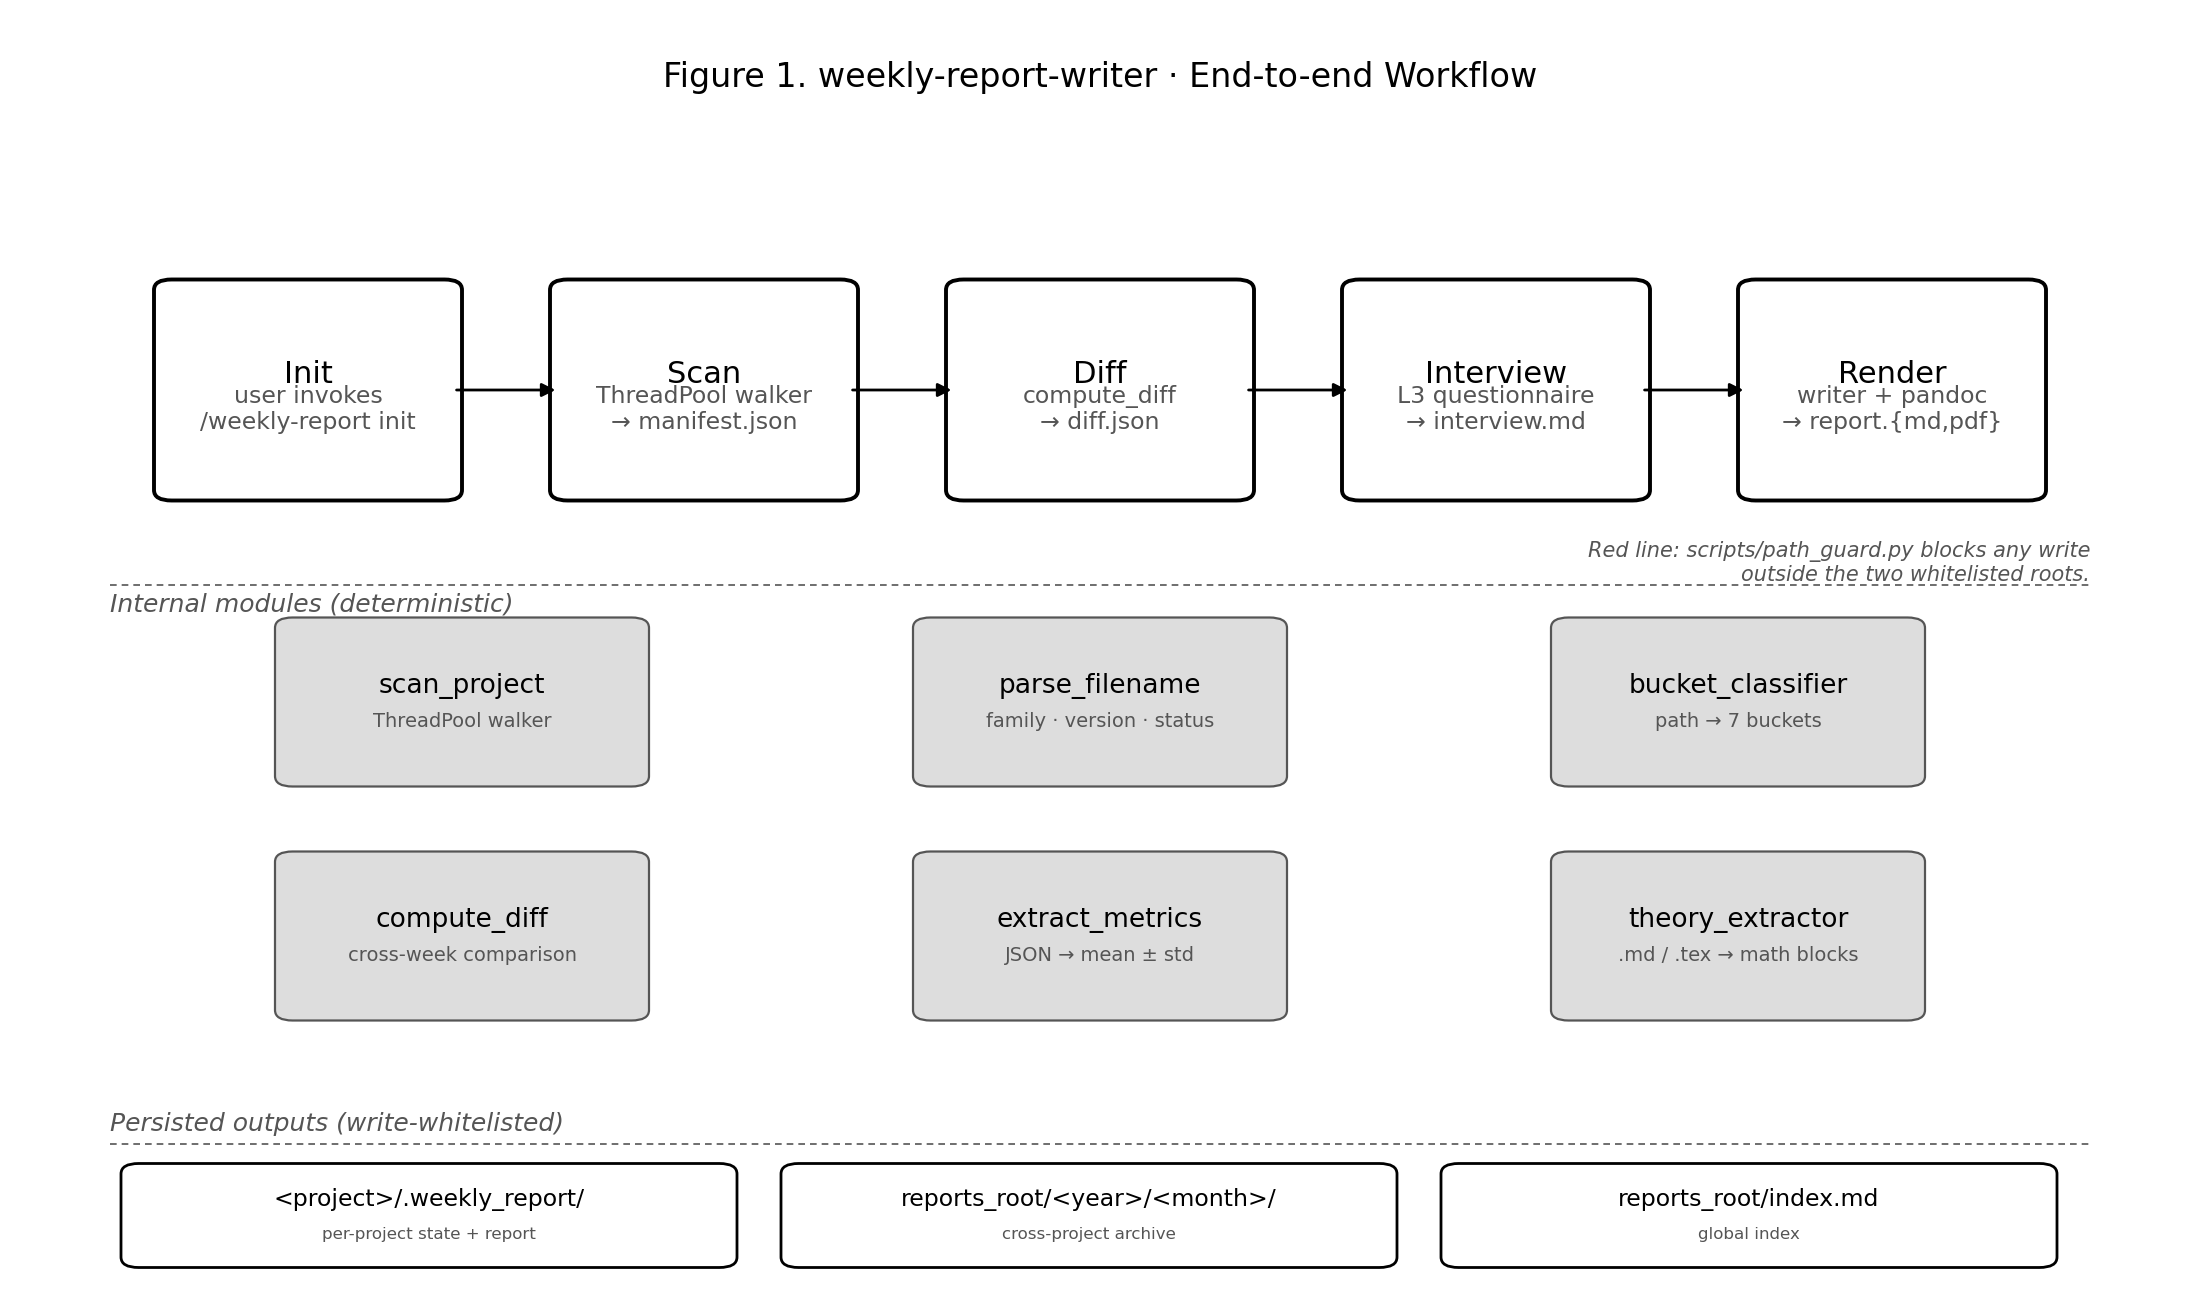

The Python source for this figure:
"""Variant H · Academic Diagram (matplotlib).

Clean academic style — like a figure that goes into a paper or a thesis.
Black & white only, sans-serif labels (Helvetica fallback), boxed nodes,
explicit data flows annotated.

Run:
    python variant-H-academic.py

Output:
    variant-H-academic.png  (landscape, 200 dpi)
"""
from __future__ import annotations
import matplotlib.pyplot as plt
import matplotlib.patches as patches
from pathlib import Path

# --- Palette (3 grays only — academic minimalism) ---
BLACK = "#000000"
GRAY  = "#555555"
LIGHT = "#DDDDDD"
WHITE = "#FFFFFF"

# Landscape layout, suitable for a 2-column paper figure.
W_IN, H_IN = 11.0, 6.5
DPI = 200


def box(ax, x, y, w, h, label, sublabel=None, *, fill=WHITE,
        edge=BLACK, lw=1.2, fontsize=10):
    rect = patches.FancyBboxPatch(
        (x, y), w, h, boxstyle="round,pad=0.005,rounding_size=0.008",
        facecolor=fill, edgecolor=edge, linewidth=lw,
        transform=ax.transAxes,
    )
    ax.add_patch(rect)
    cy = y + h / 2 + (0.012 if sublabel else 0)
    ax.text(x + w / 2, cy, label, fontsize=fontsize, color=BLACK,
            family="sans-serif", weight="medium",
            ha="center", va="center", transform=ax.transAxes)
    if sublabel:
        ax.text(x + w / 2, y + h / 2 - 0.015, sublabel, fontsize=fontsize - 2.5,
                color=GRAY, family="sans-serif",
                ha="center", va="center", transform=ax.transAxes)


def arrow(ax, x0, y0, x1, y1, label=None, *, lw=1.0, label_offset=(0, 0.012)):
    ax.annotate(
        "", xy=(x1, y1), xytext=(x0, y0),
        xycoords="axes fraction", textcoords="axes fraction",
        arrowprops=dict(arrowstyle="-|>", color=BLACK, lw=lw,
                        shrinkA=2, shrinkB=2),
    )
    if label:
        mx, my = (x0 + x1) / 2, (y0 + y1) / 2
        ax.text(mx + label_offset[0], my + label_offset[1], label,
                fontsize=7.5, color=GRAY, family="sans-serif", style="italic",
                ha="center", va="center", transform=ax.transAxes)


def main(out_path: Path):
    fig = plt.figure(figsize=(W_IN, H_IN), dpi=DPI)
    fig.patch.set_facecolor(WHITE)
    ax = fig.add_axes([0, 0, 1, 1])
    ax.set_facecolor(WHITE)
    ax.set_xlim(0, 1)
    ax.set_ylim(0, 1)
    ax.set_axis_off()

    # Title
    ax.text(0.5, 0.94,
            "Figure 1. weekly-report-writer · End-to-end Workflow",
            fontsize=12, color=BLACK, family="sans-serif", weight="medium",
            ha="center", va="center", transform=ax.transAxes)

    # Top row: pipeline (5 stages, left to right)
    stages = [
        ("Init",      "user invokes\n/weekly-report init"),
        ("Scan",      "ThreadPool walker\n→ manifest.json"),
        ("Diff",      "compute_diff\n→ diff.json"),
        ("Interview", "L3 questionnaire\n→ interview.md"),
        ("Render",    "writer + pandoc\n→ report.{md,pdf}"),
    ]
    x_left, x_right = 0.05, 0.95
    n = len(stages)
    box_w = 0.13
    box_h = 0.16
    y_top = 0.62
    centers = [x_left + (x_right - x_left) * (i + 0.5) / n for i in range(n)]
    for cx, (name, sub) in zip(centers, stages):
        box(ax, cx - box_w / 2, y_top, box_w, box_h, name, sub,
            fill=WHITE, lw=1.4, fontsize=11)

    # Pipeline arrows
    for i in range(n - 1):
        x0 = centers[i] + box_w / 2
        x1 = centers[i + 1] - box_w / 2
        arrow(ax, x0, y_top + box_h / 2, x1, y_top + box_h / 2)

    # Section divider line
    ax.plot([0.05, 0.95], [0.55, 0.55], color=GRAY, lw=0.6,
            linestyle=(0, (4, 3)), transform=ax.transAxes)
    ax.text(0.05, 0.535, "Internal modules (deterministic)",
            fontsize=9, color=GRAY, family="sans-serif", style="italic",
            ha="left", va="center", transform=ax.transAxes)

    # Internal modules: 3 columns × 2 rows  (the 6 most important deterministic scripts)
    mods = [
        ("scan_project",      "ThreadPool walker"),
        ("parse_filename",    "family · version · status"),
        ("bucket_classifier", "path → 7 buckets"),
        ("compute_diff",      "cross-week comparison"),
        ("extract_metrics",   "JSON → mean ± std"),
        ("theory_extractor",  ".md / .tex → math blocks"),
    ]
    box_w2 = 0.16
    box_h2 = 0.12
    y_mods_top = 0.40
    y_mods_bot = 0.22
    cols_x = [0.13, 0.42, 0.71]
    for i, (name, sub) in enumerate(mods):
        col = i % 3
        row_y = y_mods_top if i < 3 else y_mods_bot
        box(ax, cols_x[col], row_y, box_w2, box_h2, name, sub,
            fill=LIGHT, edge=GRAY, lw=0.8, fontsize=9.5)

    # Bottom: outputs
    ax.text(0.05, 0.135, "Persisted outputs (write-whitelisted)",
            fontsize=9, color=GRAY, family="sans-serif", style="italic",
            ha="left", va="center", transform=ax.transAxes)
    ax.plot([0.05, 0.95], [0.12, 0.12], color=GRAY, lw=0.6,
            linestyle=(0, (4, 3)), transform=ax.transAxes)

    out_w = 0.27
    out_h = 0.07
    out_y = 0.03
    out_xs = [0.06, 0.36, 0.66]
    out_items = [
        ("<project>/.weekly_report/", "per-project state + report"),
        ("reports_root/<year>/<month>/", "cross-project archive"),
        ("reports_root/index.md", "global index"),
    ]
    for cx, (name, sub) in zip(out_xs, out_items):
        box(ax, cx, out_y, out_w, out_h, name, sub,
            fill=WHITE, edge=BLACK, lw=1.0, fontsize=8.5)

    # Side caption
    ax.text(0.95, 0.55, "Red line: scripts/path_guard.py blocks any write\n"
                       "outside the two whitelisted roots.",
            fontsize=7.5, color=GRAY, family="sans-serif", style="italic",
            ha="right", va="bottom", transform=ax.transAxes)

    fig.savefig(out_path, dpi=DPI, facecolor=WHITE, bbox_inches=None)
    plt.close(fig)
    print(f"Rendered → {out_path}")


if __name__ == "__main__":
    out = Path(__file__).resolve().parent / "variant-H-academic.png"
    main(out)
